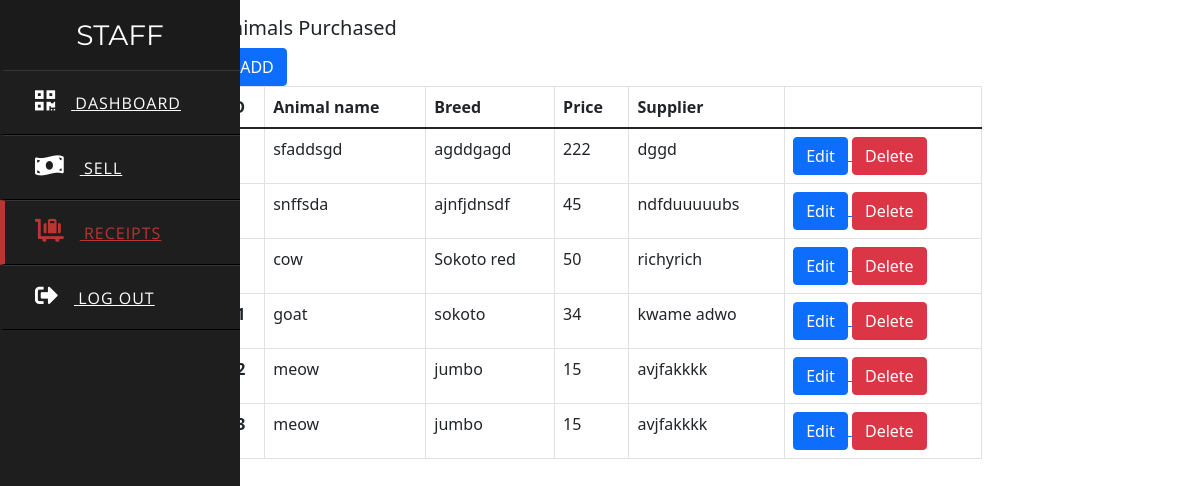
The page /staff/staffreceivals.php on the database its author committed.
### tables this page shows
CREATE TABLE `purchases` (
  `animal_id` int(11) NOT NULL,
  `animal_name` text NOT NULL,
  `animal_breed` text NOT NULL,
  `cost_price` double NOT NULL,
  `supplier_name` text NOT NULL,
  `puchase_date` date NOT NULL
);

### staff/staffreceivals.php (the view, shortened to what this page needs)
<?php
  include "connect.php";
?>
<!DOCTYPE html>
<html lang="en" dir="ltr">
  <head>
    <link rel="stylesheet" href="style.css">
    <link rel="stylesheet" href="https://cdnjs.cloudflare.com/ajax/libs/font-awesome/5.15.3/css/all.min.css"/>
    <link rel="stylesheet" href="https://cdnjs.cloudflare.com/ajax/libs/font-awesome/5.15.3/css/all.min.css"/>
    <link href="https://cdn.jsdelivr.net/npm/bootstrap@5.1.3/dist/css/bootstrap.min.css" rel="stylesheet">
  </head>
  <body>
  <div class="sidebar">
      <header>STAFF</header>
      <a href="staffindex.php">
        <i class="fas fa-qrcode"></i>
        <span>Dashboard</span>
      </a>
      <a href="staffsell.php">
        <i class="fas fa-money-bill-wave"></i>
        <span>Sell</span>
      </a>
      <a href="staffreceivals.php" class="active">
        <i class="fas fa-luggage-cart"></i>
        <span>Receipts</span>
      </a>
      <a href="index.php">
         <i class="fas fa-sign-out-alt"></i>
        <span>Log Out</span>
      </a>
    </div>
    <div class="container">
                    <div class="jumbotron">
                    <div class="card_main">
                            <div class="card-body">
                                <h5 class="card-title">Animals Purchased</h5>
                                <a href="addreceivals.php">
                                <button class="btn btn-primary">+ADD</button>
                                </a>
                                <table class="table table-hover table-bordered">
                                        <thead>
                                            <tr>
                                            <th scope="col">ID</th>
                                            <th scope="col">Animal name</th>
                                            <th scope="col">Breed</th>
                                            <th scope="col">Price</th>
                                            <th scope="col">Supplier</th>
                                            <th scope = "col"></th>
                                            </tr>
                                        </thead>
                                        <tbody>
                                          <?php
                                            $s= mysqli_query($conn,"select * from purchases");
                                            while($r=mysqli_fetch_array($s))
                                             {
                                          ?>
                                            <tr>
                                                     <th><?php echo $r['animal_id'];?></th>
                                                     <td><?php echo $r['animal_name'];?></td>
                                                     <td><?php echo $r['animal_breed'];?></td>
                                                     <td><?php echo $r['cost_price'];?></td>
                                                     <td><?php echo $r['supplier_name'];?></td>
                                                  <td>
                                                    <a href="animaledit.php">
                                                    <button class="btn btn-primary">Edit</button>
                                                    </a>
                                                <a href="deletercvls.php?a=<?php echo $r['animal_id'];?>" onclick="return confirm('Are you sure you want to delete?');">
                                                                <button class="btn btn-danger">Delete</button>
                                                    </a>
                                                </td>
                                            </tr>
                                            <?php
                                             }
                                            ?>
                                        </tbody>
                                 </table>
                            </div>
                            </div>
                    </div>
                </div>
</body>
</html>

### staff/style.css (style rules this page uses)
* { margin: 0; padding: 0; text-decoration: none; }
.sidebar { position: fixed; width: 240px; left: 0; height: 100%; background: #1e1e1e; transition: all .5s ease; }
.sidebar header { font-size: 28px; color: white; line-height: 70px; text-align: center; background: #1b1b1b; user-select: none; font-family: 'Montserrat', sans-serif; }
.sidebar a { display: block; height: 65px; width: 100%; color: white; line-height: 65px; padding-left: 30px; box-sizing: border-box; border-bottom: 1px solid black; border-top: 1px solid rgba(255,255,255,.1); border-left: 5px solid transparent; font-family: 'Open Sans', sans-serif; transition: all .5s ease; }
a.active,a:hover { border-left: 5px solid #b93632; color: #b93632; }
.sidebar a i { font-size: 23px; margin-right: 16px; }
.sidebar a span { letter-spacing: 1px; text-transform: uppercase; }
.card-body { margin: 0 10rem; }

### rows shown on the page
purchases: animal_name "sfaddsgd", animal_breed "agddgagd", cost_price "222", supplier_name "dggd"
purchases: animal_name "snffsda", animal_breed "ajnfjdnsdf", cost_price "45", supplier_name "ndfduuuuubs"
purchases: animal_name "cow", animal_breed "Sokoto red", cost_price "50", supplier_name "richyrich"
purchases: animal_name "goat", animal_breed "sokoto", cost_price "34", supplier_name "kwame adwo"
purchases: animal_name "meow", animal_breed "jumbo", cost_price "15", supplier_name "avjfakkkk"
purchases: animal_name "meow", animal_breed "jumbo", cost_price "15", supplier_name "avjfakkkk"
